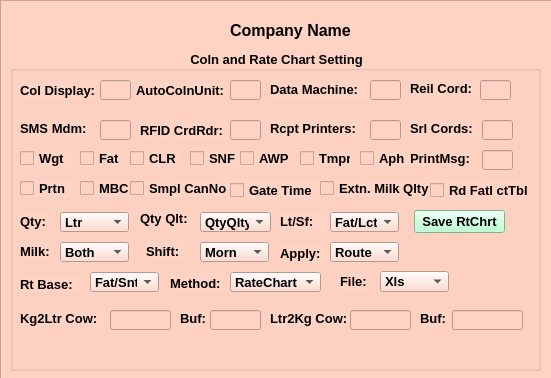
<?xml version="1.0" encoding="UTF-8"?>
<ui version="4.0">
 <class>Form</class>
 <widget class="QWidget" name="Form">
  <property name="geometry">
   <rect>
    <x>0</x>
    <y>0</y>
    <width>551</width>
    <height>378</height>
   </rect>
  </property>
  <property name="maximumSize">
   <size>
    <width>600</width>
    <height>500</height>
   </size>
  </property>
  <property name="windowTitle">
   <string>Coln_setting</string>
  </property>
  <widget class="QFrame" name="frame">
   <property name="geometry">
    <rect>
     <x>0</x>
     <y>0</y>
     <width>601</width>
     <height>491</height>
    </rect>
   </property>
   <property name="font">
    <font>
     <pointsize>10</pointsize>
     <weight>75</weight>
     <bold>true</bold>
    </font>
   </property>
   <property name="styleSheet">
    <string notr="true">background-color: rgb(135, 189, 216);
background-color: rgb(225, 114, 255);
background-color: rgb(255, 211, 196);</string>
   </property>
   <property name="frameShape">
    <enum>QFrame::StyledPanel</enum>
   </property>
   <property name="frameShadow">
    <enum>QFrame::Raised</enum>
   </property>
   <widget class="QGroupBox" name="groupBox">
    <property name="geometry">
     <rect>
      <x>10</x>
      <y>50</y>
      <width>531</width>
      <height>321</height>
     </rect>
    </property>
    <property name="font">
     <font>
      <pointsize>10</pointsize>
      <weight>75</weight>
      <bold>true</bold>
     </font>
    </property>
    <property name="styleSheet">
     <string notr="true">QGroupBox{border:2px solid Black;};</string>
    </property>
    <property name="title">
     <string>Coln and Rate Chart Setting</string>
    </property>
    <property name="alignment">
     <set>Qt::AlignCenter</set>
    </property>
    <widget class="QLabel" name="label_2">
     <property name="geometry">
      <rect>
       <x>10</x>
       <y>30</y>
       <width>81</width>
       <height>20</height>
      </rect>
     </property>
     <property name="font">
      <font>
       <pointsize>10</pointsize>
       <weight>75</weight>
       <bold>true</bold>
      </font>
     </property>
     <property name="text">
      <string>Col Display:</string>
     </property>
    </widget>
    <widget class="QLineEdit" name="lineEdit">
     <property name="geometry">
      <rect>
       <x>90</x>
       <y>30</y>
       <width>31</width>
       <height>20</height>
      </rect>
     </property>
     <property name="font">
      <font>
       <pointsize>10</pointsize>
       <weight>75</weight>
       <bold>true</bold>
      </font>
     </property>
    </widget>
    <widget class="QLabel" name="label_3">
     <property name="geometry">
      <rect>
       <x>126</x>
       <y>32</y>
       <width>91</width>
       <height>16</height>
      </rect>
     </property>
     <property name="font">
      <font>
       <pointsize>10</pointsize>
       <weight>75</weight>
       <bold>true</bold>
      </font>
     </property>
     <property name="text">
      <string>AutoColnUnit:</string>
     </property>
    </widget>
    <widget class="QLineEdit" name="lineEdit_2">
     <property name="geometry">
      <rect>
       <x>220</x>
       <y>30</y>
       <width>31</width>
       <height>20</height>
      </rect>
     </property>
     <property name="font">
      <font>
       <pointsize>10</pointsize>
       <weight>75</weight>
       <bold>true</bold>
      </font>
     </property>
    </widget>
    <widget class="QLabel" name="label_4">
     <property name="geometry">
      <rect>
       <x>260</x>
       <y>29</y>
       <width>101</width>
       <height>20</height>
      </rect>
     </property>
     <property name="font">
      <font>
       <pointsize>10</pointsize>
       <weight>75</weight>
       <bold>true</bold>
      </font>
     </property>
     <property name="text">
      <string>Data Machine:</string>
     </property>
    </widget>
    <widget class="QLineEdit" name="lineEdit_3">
     <property name="geometry">
      <rect>
       <x>360</x>
       <y>30</y>
       <width>31</width>
       <height>20</height>
      </rect>
     </property>
     <property name="font">
      <font>
       <pointsize>10</pointsize>
       <weight>75</weight>
       <bold>true</bold>
      </font>
     </property>
    </widget>
    <widget class="QLabel" name="label_5">
     <property name="geometry">
      <rect>
       <x>400</x>
       <y>30</y>
       <width>71</width>
       <height>16</height>
      </rect>
     </property>
     <property name="font">
      <font>
       <pointsize>10</pointsize>
       <weight>75</weight>
       <bold>true</bold>
      </font>
     </property>
     <property name="text">
      <string>Reil Cord:</string>
     </property>
    </widget>
    <widget class="QLineEdit" name="lineEdit_4">
     <property name="geometry">
      <rect>
       <x>470</x>
       <y>30</y>
       <width>31</width>
       <height>20</height>
      </rect>
     </property>
     <property name="font">
      <font>
       <pointsize>10</pointsize>
       <weight>75</weight>
       <bold>true</bold>
      </font>
     </property>
    </widget>
    <widget class="QLabel" name="label_6">
     <property name="geometry">
      <rect>
       <x>10</x>
       <y>70</y>
       <width>71</width>
       <height>16</height>
      </rect>
     </property>
     <property name="font">
      <font>
       <pointsize>10</pointsize>
       <weight>75</weight>
       <bold>true</bold>
      </font>
     </property>
     <property name="text">
      <string>SMS Mdm:</string>
     </property>
    </widget>
    <widget class="QLineEdit" name="lineEdit_5">
     <property name="geometry">
      <rect>
       <x>90</x>
       <y>70</y>
       <width>31</width>
       <height>20</height>
      </rect>
     </property>
     <property name="font">
      <font>
       <pointsize>10</pointsize>
       <weight>75</weight>
       <bold>true</bold>
      </font>
     </property>
    </widget>
    <widget class="QLabel" name="label_7">
     <property name="geometry">
      <rect>
       <x>130</x>
       <y>70</y>
       <width>91</width>
       <height>20</height>
      </rect>
     </property>
     <property name="font">
      <font>
       <pointsize>10</pointsize>
       <weight>75</weight>
       <bold>true</bold>
      </font>
     </property>
     <property name="text">
      <string>RFID CrdRdr:</string>
     </property>
    </widget>
    <widget class="QLineEdit" name="lineEdit_6">
     <property name="geometry">
      <rect>
       <x>220</x>
       <y>70</y>
       <width>31</width>
       <height>20</height>
      </rect>
     </property>
     <property name="font">
      <font>
       <pointsize>10</pointsize>
       <weight>75</weight>
       <bold>true</bold>
      </font>
     </property>
    </widget>
    <widget class="QLabel" name="label_8">
     <property name="geometry">
      <rect>
       <x>260</x>
       <y>70</y>
       <width>91</width>
       <height>16</height>
      </rect>
     </property>
     <property name="font">
      <font>
       <pointsize>10</pointsize>
       <weight>75</weight>
       <bold>true</bold>
      </font>
     </property>
     <property name="text">
      <string>Rcpt Printers:</string>
     </property>
    </widget>
    <widget class="QLineEdit" name="lineEdit_7">
     <property name="geometry">
      <rect>
       <x>360</x>
       <y>70</y>
       <width>31</width>
       <height>20</height>
      </rect>
     </property>
     <property name="font">
      <font>
       <pointsize>10</pointsize>
       <weight>75</weight>
       <bold>true</bold>
      </font>
     </property>
    </widget>
    <widget class="QLabel" name="label_9">
     <property name="geometry">
      <rect>
       <x>400</x>
       <y>70</y>
       <width>71</width>
       <height>16</height>
      </rect>
     </property>
     <property name="font">
      <font>
       <pointsize>10</pointsize>
       <weight>75</weight>
       <bold>true</bold>
      </font>
     </property>
     <property name="text">
      <string>Srl Cords:</string>
     </property>
    </widget>
    <widget class="QLineEdit" name="lineEdit_8">
     <property name="geometry">
      <rect>
       <x>472</x>
       <y>70</y>
       <width>31</width>
       <height>20</height>
      </rect>
     </property>
     <property name="font">
      <font>
       <pointsize>10</pointsize>
       <weight>75</weight>
       <bold>true</bold>
      </font>
     </property>
    </widget>
    <widget class="QCheckBox" name="checkBox">
     <property name="geometry">
      <rect>
       <x>10</x>
       <y>100</y>
       <width>51</width>
       <height>17</height>
      </rect>
     </property>
     <property name="font">
      <font>
       <pointsize>10</pointsize>
       <weight>75</weight>
       <bold>true</bold>
      </font>
     </property>
     <property name="text">
      <string>Wgt</string>
     </property>
    </widget>
    <widget class="QCheckBox" name="checkBox_2">
     <property name="geometry">
      <rect>
       <x>70</x>
       <y>100</y>
       <width>41</width>
       <height>17</height>
      </rect>
     </property>
     <property name="font">
      <font>
       <pointsize>10</pointsize>
       <weight>75</weight>
       <bold>true</bold>
      </font>
     </property>
     <property name="text">
      <string>Fat</string>
     </property>
    </widget>
    <widget class="QCheckBox" name="checkBox_3">
     <property name="geometry">
      <rect>
       <x>120</x>
       <y>100</y>
       <width>51</width>
       <height>17</height>
      </rect>
     </property>
     <property name="font">
      <font>
       <pointsize>10</pointsize>
       <weight>75</weight>
       <bold>true</bold>
      </font>
     </property>
     <property name="text">
      <string>CLR</string>
     </property>
    </widget>
    <widget class="QCheckBox" name="checkBox_4">
     <property name="geometry">
      <rect>
       <x>180</x>
       <y>100</y>
       <width>70</width>
       <height>17</height>
      </rect>
     </property>
     <property name="font">
      <font>
       <pointsize>10</pointsize>
       <weight>75</weight>
       <bold>true</bold>
      </font>
     </property>
     <property name="text">
      <string>SNF</string>
     </property>
    </widget>
    <widget class="QCheckBox" name="checkBox_5">
     <property name="geometry">
      <rect>
       <x>230</x>
       <y>100</y>
       <width>51</width>
       <height>17</height>
      </rect>
     </property>
     <property name="font">
      <font>
       <pointsize>10</pointsize>
       <weight>75</weight>
       <bold>true</bold>
      </font>
     </property>
     <property name="text">
      <string>AWP</string>
     </property>
    </widget>
    <widget class="QCheckBox" name="checkBox_6">
     <property name="geometry">
      <rect>
       <x>290</x>
       <y>100</y>
       <width>51</width>
       <height>17</height>
      </rect>
     </property>
     <property name="font">
      <font>
       <pointsize>10</pointsize>
       <weight>75</weight>
       <bold>true</bold>
      </font>
     </property>
     <property name="text">
      <string>Tmpr</string>
     </property>
    </widget>
    <widget class="QLabel" name="label_10">
     <property name="geometry">
      <rect>
       <x>400</x>
       <y>100</y>
       <width>61</width>
       <height>16</height>
      </rect>
     </property>
     <property name="font">
      <font>
       <pointsize>10</pointsize>
       <weight>75</weight>
       <bold>true</bold>
      </font>
     </property>
     <property name="text">
      <string>PrintMsg:</string>
     </property>
    </widget>
    <widget class="QLineEdit" name="lineEdit_9">
     <property name="geometry">
      <rect>
       <x>472</x>
       <y>100</y>
       <width>31</width>
       <height>20</height>
      </rect>
     </property>
     <property name="font">
      <font>
       <pointsize>10</pointsize>
       <weight>75</weight>
       <bold>true</bold>
      </font>
     </property>
    </widget>
    <widget class="QCheckBox" name="checkBox_7">
     <property name="geometry">
      <rect>
       <x>350</x>
       <y>100</y>
       <width>51</width>
       <height>17</height>
      </rect>
     </property>
     <property name="font">
      <font>
       <pointsize>10</pointsize>
       <weight>75</weight>
       <bold>true</bold>
      </font>
     </property>
     <property name="text">
      <string>Aph</string>
     </property>
    </widget>
    <widget class="QCheckBox" name="checkBox_8">
     <property name="geometry">
      <rect>
       <x>10</x>
       <y>130</y>
       <width>51</width>
       <height>17</height>
      </rect>
     </property>
     <property name="font">
      <font>
       <pointsize>10</pointsize>
       <weight>75</weight>
       <bold>true</bold>
      </font>
     </property>
     <property name="text">
      <string>Prtn</string>
     </property>
    </widget>
    <widget class="QCheckBox" name="checkBox_9">
     <property name="geometry">
      <rect>
       <x>70</x>
       <y>130</y>
       <width>51</width>
       <height>17</height>
      </rect>
     </property>
     <property name="font">
      <font>
       <pointsize>10</pointsize>
       <weight>75</weight>
       <bold>true</bold>
      </font>
     </property>
     <property name="text">
      <string>MBC</string>
     </property>
    </widget>
    <widget class="QCheckBox" name="checkBox_10">
     <property name="geometry">
      <rect>
       <x>120</x>
       <y>130</y>
       <width>101</width>
       <height>17</height>
      </rect>
     </property>
     <property name="font">
      <font>
       <pointsize>10</pointsize>
       <weight>75</weight>
       <bold>true</bold>
      </font>
     </property>
     <property name="text">
      <string>Smpl CanNo</string>
     </property>
    </widget>
    <widget class="QCheckBox" name="checkBox_11">
     <property name="geometry">
      <rect>
       <x>220</x>
       <y>130</y>
       <width>91</width>
       <height>21</height>
      </rect>
     </property>
     <property name="font">
      <font>
       <pointsize>10</pointsize>
       <weight>75</weight>
       <bold>true</bold>
      </font>
     </property>
     <property name="text">
      <string>Gate Time</string>
     </property>
    </widget>
    <widget class="QCheckBox" name="checkBox_12">
     <property name="geometry">
      <rect>
       <x>310</x>
       <y>130</y>
       <width>111</width>
       <height>17</height>
      </rect>
     </property>
     <property name="font">
      <font>
       <pointsize>10</pointsize>
       <weight>75</weight>
       <bold>true</bold>
      </font>
     </property>
     <property name="text">
      <string>Extn. Milk Qlty</string>
     </property>
    </widget>
    <widget class="QCheckBox" name="checkBox_13">
     <property name="geometry">
      <rect>
       <x>420</x>
       <y>130</y>
       <width>101</width>
       <height>20</height>
      </rect>
     </property>
     <property name="font">
      <font>
       <pointsize>10</pointsize>
       <weight>75</weight>
       <bold>true</bold>
      </font>
     </property>
     <property name="text">
      <string>Rd Fatl ctTbl</string>
     </property>
    </widget>
    <widget class="QLabel" name="label_11">
     <property name="geometry">
      <rect>
       <x>10</x>
       <y>163</y>
       <width>31</width>
       <height>16</height>
      </rect>
     </property>
     <property name="font">
      <font>
       <pointsize>10</pointsize>
       <weight>75</weight>
       <bold>true</bold>
      </font>
     </property>
     <property name="text">
      <string>Qty:</string>
     </property>
    </widget>
    <widget class="QComboBox" name="comboBox">
     <property name="geometry">
      <rect>
       <x>50</x>
       <y>162</y>
       <width>69</width>
       <height>20</height>
      </rect>
     </property>
     <property name="font">
      <font>
       <pointsize>10</pointsize>
       <weight>75</weight>
       <bold>true</bold>
      </font>
     </property>
     <item>
      <property name="text">
       <string>Ltr</string>
      </property>
     </item>
    </widget>
    <widget class="QLabel" name="label_12">
     <property name="geometry">
      <rect>
       <x>130</x>
       <y>160</y>
       <width>51</width>
       <height>16</height>
      </rect>
     </property>
     <property name="font">
      <font>
       <pointsize>10</pointsize>
       <weight>75</weight>
       <bold>true</bold>
      </font>
     </property>
     <property name="text">
      <string>Qty Qlt:</string>
     </property>
    </widget>
    <widget class="QComboBox" name="comboBox_2">
     <property name="geometry">
      <rect>
       <x>190</x>
       <y>162</y>
       <width>71</width>
       <height>20</height>
      </rect>
     </property>
     <property name="font">
      <font>
       <pointsize>10</pointsize>
       <weight>75</weight>
       <bold>true</bold>
      </font>
     </property>
     <item>
      <property name="text">
       <string>QtyQlty</string>
      </property>
     </item>
    </widget>
    <widget class="QLabel" name="label_13">
     <property name="geometry">
      <rect>
       <x>270</x>
       <y>161</y>
       <width>47</width>
       <height>20</height>
      </rect>
     </property>
     <property name="font">
      <font>
       <pointsize>10</pointsize>
       <weight>75</weight>
       <bold>true</bold>
      </font>
     </property>
     <property name="text">
      <string>Lt/Sf:</string>
     </property>
    </widget>
    <widget class="QComboBox" name="comboBox_3">
     <property name="geometry">
      <rect>
       <x>320</x>
       <y>162</y>
       <width>69</width>
       <height>20</height>
      </rect>
     </property>
     <property name="font">
      <font>
       <pointsize>10</pointsize>
       <weight>75</weight>
       <bold>true</bold>
      </font>
     </property>
     <item>
      <property name="text">
       <string>Fat/Lct</string>
      </property>
     </item>
    </widget>
    <widget class="QPushButton" name="pushButton">
     <property name="geometry">
      <rect>
       <x>404</x>
       <y>160</y>
       <width>91</width>
       <height>23</height>
      </rect>
     </property>
     <property name="font">
      <font>
       <pointsize>10</pointsize>
       <weight>75</weight>
       <bold>true</bold>
      </font>
     </property>
     <property name="styleSheet">
      <string notr="true">background-color: rgb(169, 255, 198);</string>
     </property>
     <property name="text">
      <string>Save RtChrt</string>
     </property>
    </widget>
    <widget class="QLabel" name="label_14">
     <property name="geometry">
      <rect>
       <x>10</x>
       <y>191</y>
       <width>31</width>
       <height>20</height>
      </rect>
     </property>
     <property name="font">
      <font>
       <pointsize>10</pointsize>
       <weight>75</weight>
       <bold>true</bold>
      </font>
     </property>
     <property name="text">
      <string>Milk:</string>
     </property>
    </widget>
    <widget class="QComboBox" name="comboBox_4">
     <property name="geometry">
      <rect>
       <x>50</x>
       <y>192</y>
       <width>69</width>
       <height>20</height>
      </rect>
     </property>
     <property name="font">
      <font>
       <pointsize>10</pointsize>
       <weight>75</weight>
       <bold>true</bold>
      </font>
     </property>
     <item>
      <property name="text">
       <string>Both</string>
      </property>
     </item>
    </widget>
    <widget class="QLabel" name="label_15">
     <property name="geometry">
      <rect>
       <x>136</x>
       <y>191</y>
       <width>41</width>
       <height>20</height>
      </rect>
     </property>
     <property name="font">
      <font>
       <pointsize>10</pointsize>
       <weight>75</weight>
       <bold>true</bold>
      </font>
     </property>
     <property name="text">
      <string>Shift:</string>
     </property>
    </widget>
    <widget class="QComboBox" name="comboBox_5">
     <property name="geometry">
      <rect>
       <x>190</x>
       <y>192</y>
       <width>69</width>
       <height>20</height>
      </rect>
     </property>
     <property name="font">
      <font>
       <pointsize>10</pointsize>
       <weight>75</weight>
       <bold>true</bold>
      </font>
     </property>
     <item>
      <property name="text">
       <string>Morn</string>
      </property>
     </item>
    </widget>
    <widget class="QLabel" name="label_16">
     <property name="geometry">
      <rect>
       <x>270</x>
       <y>193</y>
       <width>47</width>
       <height>20</height>
      </rect>
     </property>
     <property name="font">
      <font>
       <pointsize>10</pointsize>
       <weight>75</weight>
       <bold>true</bold>
      </font>
     </property>
     <property name="text">
      <string>Apply:</string>
     </property>
    </widget>
    <widget class="QComboBox" name="comboBox_6">
     <property name="geometry">
      <rect>
       <x>320</x>
       <y>192</y>
       <width>69</width>
       <height>20</height>
      </rect>
     </property>
     <property name="font">
      <font>
       <pointsize>10</pointsize>
       <weight>75</weight>
       <bold>true</bold>
      </font>
     </property>
     <item>
      <property name="text">
       <string>Route</string>
      </property>
     </item>
    </widget>
    <widget class="QLabel" name="label_17">
     <property name="geometry">
      <rect>
       <x>10</x>
       <y>226</y>
       <width>61</width>
       <height>16</height>
      </rect>
     </property>
     <property name="font">
      <font>
       <pointsize>10</pointsize>
       <weight>75</weight>
       <bold>true</bold>
      </font>
     </property>
     <property name="text">
      <string>Rt Base:</string>
     </property>
    </widget>
    <widget class="QComboBox" name="comboBox_7">
     <property name="geometry">
      <rect>
       <x>80</x>
       <y>222</y>
       <width>69</width>
       <height>20</height>
      </rect>
     </property>
     <property name="font">
      <font>
       <pointsize>10</pointsize>
       <weight>75</weight>
       <bold>true</bold>
      </font>
     </property>
     <item>
      <property name="text">
       <string>Fat/Snt</string>
      </property>
     </item>
    </widget>
    <widget class="QLabel" name="label_18">
     <property name="geometry">
      <rect>
       <x>160</x>
       <y>223</y>
       <width>61</width>
       <height>20</height>
      </rect>
     </property>
     <property name="font">
      <font>
       <pointsize>10</pointsize>
       <weight>75</weight>
       <bold>true</bold>
      </font>
     </property>
     <property name="text">
      <string>Method:</string>
     </property>
    </widget>
    <widget class="QComboBox" name="comboBox_8">
     <property name="geometry">
      <rect>
       <x>220</x>
       <y>222</y>
       <width>91</width>
       <height>20</height>
      </rect>
     </property>
     <property name="font">
      <font>
       <pointsize>10</pointsize>
       <weight>75</weight>
       <bold>true</bold>
      </font>
     </property>
     <item>
      <property name="text">
       <string>RateChart</string>
      </property>
     </item>
    </widget>
    <widget class="QLabel" name="label_19">
     <property name="geometry">
      <rect>
       <x>330</x>
       <y>221</y>
       <width>31</width>
       <height>20</height>
      </rect>
     </property>
     <property name="font">
      <font>
       <pointsize>10</pointsize>
       <weight>75</weight>
       <bold>true</bold>
      </font>
     </property>
     <property name="text">
      <string>File:</string>
     </property>
    </widget>
    <widget class="QComboBox" name="comboBox_9">
     <property name="geometry">
      <rect>
       <x>370</x>
       <y>221</y>
       <width>69</width>
       <height>21</height>
      </rect>
     </property>
     <property name="font">
      <font>
       <pointsize>10</pointsize>
       <weight>75</weight>
       <bold>true</bold>
      </font>
     </property>
     <item>
      <property name="text">
       <string>Xls</string>
      </property>
     </item>
    </widget>
    <widget class="QLabel" name="label_20">
     <property name="geometry">
      <rect>
       <x>10</x>
       <y>260</y>
       <width>91</width>
       <height>16</height>
      </rect>
     </property>
     <property name="font">
      <font>
       <pointsize>10</pointsize>
       <weight>75</weight>
       <bold>true</bold>
      </font>
     </property>
     <property name="text">
      <string>Kg2Ltr Cow:</string>
     </property>
    </widget>
    <widget class="QLineEdit" name="lineEdit_10">
     <property name="geometry">
      <rect>
       <x>100</x>
       <y>260</y>
       <width>61</width>
       <height>20</height>
      </rect>
     </property>
     <property name="font">
      <font>
       <pointsize>10</pointsize>
       <weight>75</weight>
       <bold>true</bold>
      </font>
     </property>
    </widget>
    <widget class="QLabel" name="label_21">
     <property name="geometry">
      <rect>
       <x>170</x>
       <y>260</y>
       <width>31</width>
       <height>16</height>
      </rect>
     </property>
     <property name="font">
      <font>
       <pointsize>10</pointsize>
       <weight>75</weight>
       <bold>true</bold>
      </font>
     </property>
     <property name="text">
      <string>Buf:</string>
     </property>
    </widget>
    <widget class="QLineEdit" name="lineEdit_11">
     <property name="geometry">
      <rect>
       <x>200</x>
       <y>260</y>
       <width>51</width>
       <height>20</height>
      </rect>
     </property>
     <property name="font">
      <font>
       <pointsize>10</pointsize>
       <weight>75</weight>
       <bold>true</bold>
      </font>
     </property>
    </widget>
    <widget class="QLabel" name="label_22">
     <property name="geometry">
      <rect>
       <x>260</x>
       <y>260</y>
       <width>81</width>
       <height>16</height>
      </rect>
     </property>
     <property name="font">
      <font>
       <pointsize>10</pointsize>
       <weight>75</weight>
       <bold>true</bold>
      </font>
     </property>
     <property name="text">
      <string>Ltr2Kg Cow:</string>
     </property>
    </widget>
    <widget class="QLineEdit" name="lineEdit_12">
     <property name="geometry">
      <rect>
       <x>340</x>
       <y>260</y>
       <width>61</width>
       <height>20</height>
      </rect>
     </property>
     <property name="font">
      <font>
       <pointsize>10</pointsize>
       <weight>75</weight>
       <bold>true</bold>
      </font>
     </property>
    </widget>
    <widget class="QLabel" name="label_23">
     <property name="geometry">
      <rect>
       <x>410</x>
       <y>260</y>
       <width>31</width>
       <height>16</height>
      </rect>
     </property>
     <property name="font">
      <font>
       <pointsize>10</pointsize>
       <weight>75</weight>
       <bold>true</bold>
      </font>
     </property>
     <property name="text">
      <string>Buf:</string>
     </property>
    </widget>
    <widget class="QLineEdit" name="lineEdit_13">
     <property name="geometry">
      <rect>
       <x>442</x>
       <y>260</y>
       <width>71</width>
       <height>20</height>
      </rect>
     </property>
     <property name="font">
      <font>
       <pointsize>10</pointsize>
       <weight>75</weight>
       <bold>true</bold>
      </font>
     </property>
    </widget>
   </widget>
   <widget class="QLabel" name="label">
    <property name="geometry">
     <rect>
      <x>230</x>
      <y>20</y>
      <width>131</width>
      <height>20</height>
     </rect>
    </property>
    <property name="font">
     <font>
      <pointsize>12</pointsize>
      <weight>75</weight>
      <bold>true</bold>
     </font>
    </property>
    <property name="text">
     <string>Company Name</string>
    </property>
   </widget>
  </widget>
 </widget>
 <resources/>
 <connections/>
</ui>
